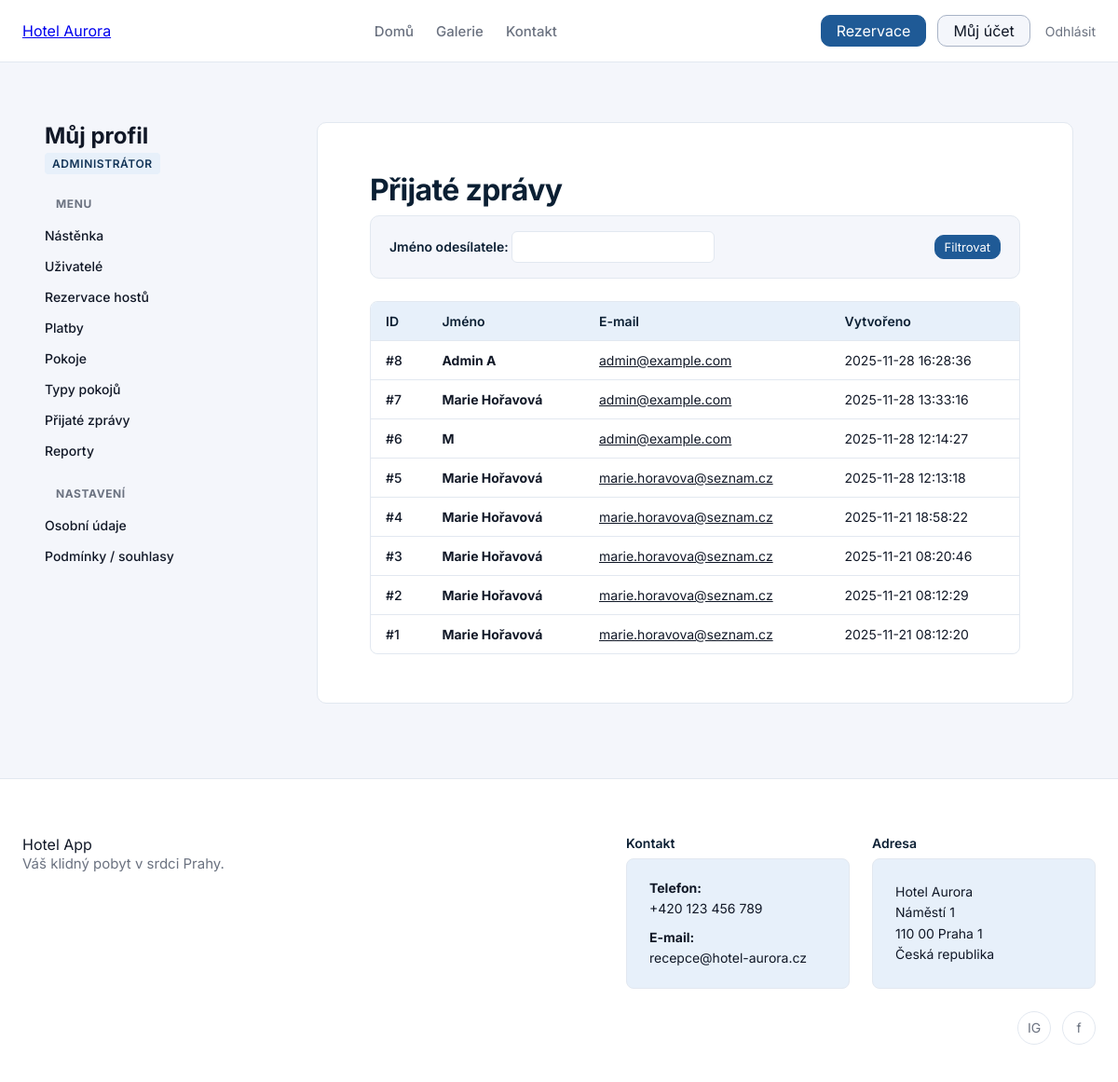
/profile/messages (signed in), run on the app's committed database.
### tables this page shows
CREATE TABLE contact_messages (
    id INTEGER PRIMARY KEY AUTOINCREMENT,
    name TEXT NOT NULL,
    email TEXT NOT NULL,
    message TEXT NOT NULL,
    created_at TEXT NOT NULL DEFAULT (datetime('now')),
    handled INTEGER NOT NULL DEFAULT 0
);

### pages/ContactMessagePage.py (the view)
@router.get("/profile/messages", name="contact_messages_list")
async def contact_messages_list(
    request: Request,
    msg_svc: ContactMessageService = Depends(contact_message_service),
    current_user = Depends(get_current_user),
):
    if isinstance(current_user, RedirectResponse):
        return current_user
    role_id = current_user["role_id"]
    is_admin = role_id == ROLE_ADMIN
    is_receptionist = role_id == ROLE_RECEPTIONIST
    is_customer = role_id == ROLE_CUSTOMER
    raw_params = dict(request.query_params)
    print("DEBUG /profile/messages raw_params:", raw_params)
    filter_name = request.query_params.get("name")
    print("DEBUG /profile/messages filter_name:", repr(filter_name))
    messages = msg_svc.list_contact_messages(
        current_user_role=role_id,
        name=filter_name,
    )
    tpl = request.app.state.templates
    return tpl.TemplateResponse(
        "profile/profile_contact_messages.html",
        {
            "request": request,
            "title": "Přijaté zprávy",
            "current_user": current_user,
            "is_admin": is_admin,
            "is_receptionist": is_receptionist,
            "is_customer": is_customer,
            "contact_messages": messages,
            "filter_name": filter_name or "",
        },
    )

### templates/profile/profile_contact_messages.html (shortened to what this page needs)
{% extends "profile/profile_base.html" %}
{% block profile_content %}
  <div class="dashboard-header">
      <h1 style="margin-bottom: 8px;">Přijaté zprávy</h1>
  </div>
  <form method="get" action="{{ url_for('contact_messages_list') }}" class="admin-form">
    <div class="filter-group">
      <label>
        Jméno odesílatele:
        <input type="text" name="name" value="{{ filter_name or '' }}"
               style="padding: 8px 12px; border: 1px solid var(--color-border-subtle); border-radius: 6px; min-width: 200px;">
      </label>
    </div>
    <div class="admin-filter-actions">
      <button type="submit" class="btn btn-primary btn-small">Filtrovat</button>
    </div>
  </form>
  <div class="dashboard-section">
    {% if contact_messages|length == 0 %}
      <p style="color: var(--color-text-muted);">Žádné zprávy k zobrazení.</p>
    {% else %}
      <div class="table-responsive">
        <table class="data-table">
          <thead>
            <tr>
              <th>ID</th>
              <th>Jméno</th>
              <th>E-mail</th>
              <th>Vytvořeno</th>
            </tr>
          </thead>
          <tbody>
            {% for msg in contact_messages %}
              <tr>
                <td>
                  <a href="{{ url_for('contact_message_detail', msg_id=msg.id) }}" class="table-id-link">
                    #{{ msg.id }}
                  </a>
                </td>
                <td><strong>{{ msg.name }}</strong></td>
                <td>
                    <a href="mailto:{{ msg.email }}" style="color: inherit; text-decoration: underline;">
                        {{ msg.email }}
                    </a>
                </td>
                <td>{{ msg.created_at }}</td>
              </tr>
            {% endfor %}
          </tbody>
        </table>
      </div>
    {% endif %}
  </div>
{% endblock %}

### static/styles.css (style rules this page uses)
html { height: 100%; }
* { box-sizing: border-box; font-family: "Inter", sans-serif; }
:root { --color-primary-900: #0B1F33; --color-primary-700: #123457; --color-primary-500: #1F5A96; --color-primary-100: #E7F0FA; --color-primary-white: #FFFFFF; --color-accent-500: #D4A857; --color-accent-100: #FFF5E6; --color-bg-main: #F4F6FB; --color-bg-card: #FFFFFF; --color-border-subtle: #E2E8F0; --color-text-main: #111827; --color-text-muted: #6B7280; --color-text-on-dark: #F9FAFB; --color-bg-secondary: #A8B3C6; --color-success: #16A34A; --color-warning: #F59E0B; --color-error: #DC2626; --color-info: #0EA5E9; }
body { margin: 0; background: var(--color-bg-main); color: var(--color-text-main); min-height: 100vh; display: flex; flex-direction: column; }
h1 { font-size: 32px; font-weight: 700; margin-bottom: 24px; color: var(--color-primary-900); letter-spacing: -0.02em; }
.btn { padding: 6px 16px; border-radius: 10px; text-decoration: none; border: 1px solid transparent; white-space: nowrap; cursor: pointer; }
.btn-primary { background-color: var(--color-primary-500); color: var(--color-primary-white); border-color: var(--color-primary-500); }
html { scroll-behavior: smooth; }
.profile-content-card h1, .profile-content-card h2 { margin-top: 0; color: var(--color-primary-900); }
.table-responsive { overflow-x: auto; border: 1px solid var(--color-border-subtle); border-radius: 8px; }
table.data-table { width: 100%; border-collapse: collapse; font-size: 14px; }
table.data-table th { background: var(--color-primary-100); color: var(--color-primary-900); font-weight: 600; text-align: left; padding: 12px 16px; border-bottom: 1px solid var(--color-border-subtle); }
table.data-table td { padding: 12px 16px; border-bottom: 1px solid var(--color-border-subtle); color: var(--color-text-main); vertical-align: middle; }
table.data-table tr:last-child td { border-bottom: none; }
.table-id-link { color: var(--color-text-main); text-decoration: none; font-weight: 500; }
.admin-form { background: var(--color-bg-main); padding: 16px 20px; border-radius: 10px; border: 1px solid var(--color-border-subtle); margin-bottom: 24px; display: flex; align-items: center; gap: 24px; }
.filter-group { display: flex; align-items: center; gap: 8px; }
.filter-group label { font-size: 14px; font-weight: 600; color: var(--color-primary-900); white-space: nowrap; margin: 0; }
.admin-filter-actions { display: flex; align-items: center; gap: 12px; margin-left: auto; }
.btn-small { padding: 4px 10px; font-size: 13px; }

### data on the page
contact_messages: id "8", name "Admin A", email "admin@example.com", created_at "2025-11-28 16:28:36"
contact_messages: id "7", name "Marie Hořavová", email "admin@example.com", created_at "2025-11-28 13:33:16"
contact_messages: id "6", name "M", email "admin@example.com", created_at "2025-11-28 12:14:27"
contact_messages: id "5", name "Marie Hořavová", email "marie.horavova@seznam.cz", created_at "2025-11-28 12:13:18"
contact_messages: id "4", name "Marie Hořavová", email "marie.horavova@seznam.cz", created_at "2025-11-21 18:58:22"
contact_messages: id "3", name "Marie Hořavová", email "marie.horavova@seznam.cz", created_at "2025-11-21 08:20:46"
contact_messages: id "2", name "Marie Hořavová", email "marie.horavova@seznam.cz", created_at "2025-11-21 08:12:29"
contact_messages: id "1", name "Marie Hořavová", email "marie.horavova@seznam.cz", created_at "2025-11-21 08:12:20"
